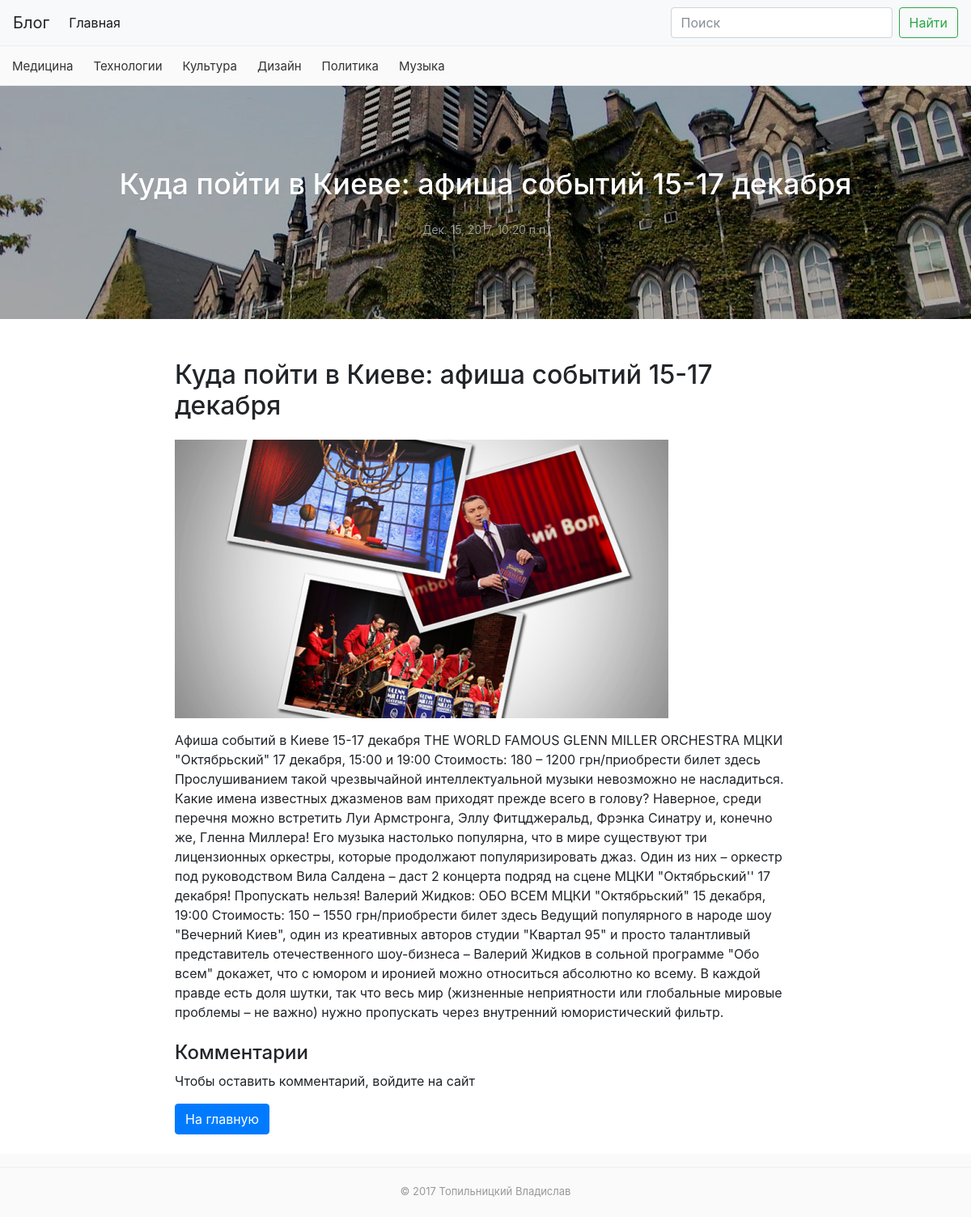
Screenshot of /post/11/ with the database file from the repository.
### post/models.py (models this page shows, shortened)
class Category(models.Model):
	class Meta():
		db_table = 'category'
		verbose_name = 'Категория'
		verbose_name_plural = 'Категории'
	title = models.CharField('Название', max_length=100)
	slug = models.SlugField('Slug')

class Post(models.Model):
	class Meta():
		db_table = 'post'
		verbose_name = 'Статья'
		verbose_name_plural = 'Статьи'
		ordering = ['date_created']
	title = models.CharField('Заголовок', max_length=100)
	category = models.ForeignKey('Category', related_name='entries', default=1)
	text = models.TextField('Текст статьи', max_length=1500)
	image = models.ImageField('Изображение', upload_to='post/', blank=True)
	date_created = models.DateTimeField('Создан', auto_now_add=True)
	date_updated = models.DateTimeField('Обновлено', auto_now=True)
	is_moderated = models.BooleanField('Модерация', default=False)

### post/views.py (the view)
# urls.py: url(r'^post/(?P<pk>[0-9]+)/$', views.post_single, name='post_single'),
def post_single(request, pk):
	post = get_object_or_404(Post, pk=pk)
	comment = CommentPost.objects.filter(post=post, is_moderated=True)
	categories = Category.objects.exclude(pk=1)
	if request.method == 'POST':
		form = CommentForm(request.POST)
		if form.is_valid():
			comm = form.save(commit=False)
			comm.user = request.user
			comm.post = post
			comm.save()
			form = CommentForm()
	else:
		form = CommentForm()
	return render(request, "post.html", { 'post': post, 'form': form, 'comment': comment, 'categories': categories})

### post/forms.py
class CommentForm(forms.ModelForm):
	class Meta():
		model = CommentPost
		fields = ('text',)

### templates/post.html (shortened to what this page needs)
{% load static %}
<!DOCTYPE html>
<html>
<head>
  <link rel="stylesheet" href="{% static '/css/bootstrap.css' %}">
  <link rel="stylesheet" href="{% static '/css/style.css' %}">
</head>
<body>
  <header class="header">
    <nav class="navbar navbar-expand-lg navbar-light bg-light">
      <a class="navbar-brand">Блог</a>
      <div class="collapse navbar-collapse" id="navbarSupportedContent">
      <ul class="navbar-nav mr-auto">
        <li class="nav-item active">
        <a class="nav-link" href="{% url 'post:post_list' %}">Главная <span class="sr-only">(current)</span></a>
        </li>
      </ul>
      <form method="get" action="/search-results/" class="form-inline my-2 my-lg-0">
        <input class="form-control mr-sm-2" type="search" name = "q" placeholder="Поиск" aria-label="Search">
        <button class="btn btn-outline-success my-2 my-sm-0" type="submit">Найти</button>
      </form>
      </div>
    </nav>
    <nav class="main-nav">
      <div class="main-nav__inner">
      {% for category in categories %}
        <a href="{% url 'post:category' slug=category.slug %}">{{ category.title }}</a>
      {% endfor %}
      </div>
    </nav>
  </header>
  <main class="content">
    <section class="heroblock" style="background-image: url({% static '/img/hero.jpg' %})">
      <div class="heroblock__inner">
        <h1 class="heroblock__heading">{{ post.title }}</h1>
        <span class="heroblock__date">{{ post.date_created }}</span>
      </div>
    </section>
    <div class="def-container">
      <div class="def-text-block">
        <h2>{{ post.title }}</h2>
        {% if post.image %}
          <img src="{{ post.image.url }}" alt="img">
        {% endif %}
        <br>
        {{ post.text }}
        <br>
        <br>
        <h4>Комментарии</h4>
        {% if user.is_active %}
        <p>
          <form action="" method="post">
            {%csrf_token%}
            {{form}}
            <br><input type="submit" value="Отправить">
          </form>
        </p>
        {% else %}
        <p> Чтобы оставить комментарий, войдите на сайт <p>
        {% endif %}
        <a href="{% url 'post:post_list' %}" class="btn btn-primary">На главную</a>
        <br><br>
      </div>
    </div>
  </main>
  <footer class="footer">
    <div class="footer__inner">
      <p class="footer__copy">&copy; 2017 Топильницкий Владислав</p>
    </div>
  </footer>
</body>
</html>

### post/static/css/style.css (style rules this page uses)
.main-nav { background-color:#fafafa;border-bottom:1px solid #eee;border-top:1px solid #eee;height:50px }
.main-nav__inner { max-width:1200px;padding-left:15px;padding-right:15px;overflow-y:auto;display:-webkit-flex;display:-ms-flexbox;display:flex }
.main-nav__inner a { display:inline-block;line-height:50px;font-size:15px;color:#333 }
.main-nav__inner a+a { margin-left:15px }
@media (min-width: 1200px) { .main-nav__inner a+a { margin-left:25px } }
.heroblock { padding-top:50px;padding-bottom:50px;background-position:center;background-repeat:no-repeat;background-size:cover;position:relative;margin-bottom:25px }
@media (min-width: 1200px) { .heroblock { padding-top:100px;padding-bottom:100px } }
@media (min-width: 1200px) { .heroblock { margin-bottom:50px } }
.heroblock:after { content:"";position:absolute;top:0;left:0;bottom:0;right:0;background:rgba(0,0,0,0.3) }
.heroblock__inner { max-width:1200px;padding-left:15px;padding-right:15px;margin-left:auto;margin-right:auto;text-align:center;color:#fff;text-shadow:0 1px 1px rgba(0,0,0,0.1) }
.heroblock__heading { position:relative;z-index:2;font-size:24px }
@media (min-width: 1200px) { .heroblock__heading { font-size:36px } }
.heroblock__date { font-size:14px;font-weight:300;display:block;margin-top:2%;color:#fff }
.def-container { max-width:1920px;padding-left:15px;padding-right:15px;margin-left:auto;margin-right:auto }
body { background-color:#fafafa }
.content { background-color:#fff }
.footer { background-color:#fafafa;border-top:1px solid #eee }
.footer__inner { max-width:1200px;padding:20px 15px 5px 15px;text-align:center;margin-left:auto;margin-right:auto }
.footer__copy { display:block;font-size:13px;color:#999 }
.def-text-block { max-width:768px;margin-left:auto;margin-right:auto }
.def-text-block img { max-width:100%;height:auto;margin-top:15px;margin-bottom:15px }

### rows the page displays
Category: title "Медицина"
Category: title "Технологии"
Category: title "Культура"
Category: title "Дизайн"
Category: title "Политика"
Category: title "Музыка"
Post: title "Куда пойти в Киеве: афиша событий 15-17 декабря", date_created "Дек. 15, 2017, 10:20 п.п.", image (picture), text "Афиша событий в Киеве 15-17 декабря THE WORLD FAMOUS GLENN MILLER ORCHESTRA МЦКИ \"Октябрьский\" 17 декабря, 15:00 и 19:00 Стоимость: 180 – 1200 грн/приобрести билет здесь Прослушиванием такой чрезвычайной интеллектуальной музыки невозможно не насладиться. Какие имена известных джазменов вам приходят прежде всего в голову? Наверное, среди перечня можно встретить Луи Армстронга, Эллу Фитцджеральд, Фрэнка Синатру и, конечно же, Гленна Миллера! Его музыка настолько популярна, что в мире существуют три лицензионных оркестры, которые продолжают популяризировать джаз. Один из них – оркестр под руководством Вила Салдена – даст 2 концерта подряд на сцене МЦКИ \"Октябрьский'' 17 декабря! Пропускать…"
